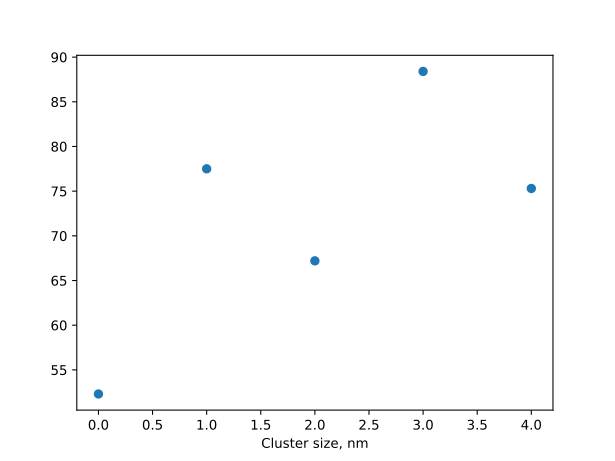

The Python source for this figure:
from pathlib import Path

import matplotlib.pyplot as plt
import numpy as np


def main():
    fname = Path("experiments/analysis/2023-04-17-hela-trf2-clustering/results.csv")
    data = np.genfromtxt(fname, delimiter=",")

    _, ax = plt.subplots(nrows=1, ncols=1)
    ax.plot(data, "o")
    ax.set_xlabel("Cluster size, nm")

    out_name = Path("experiments/figures/figure_1.svg")
    plt.savefig(out_name)


if __name__ == "__main__":
    main()
